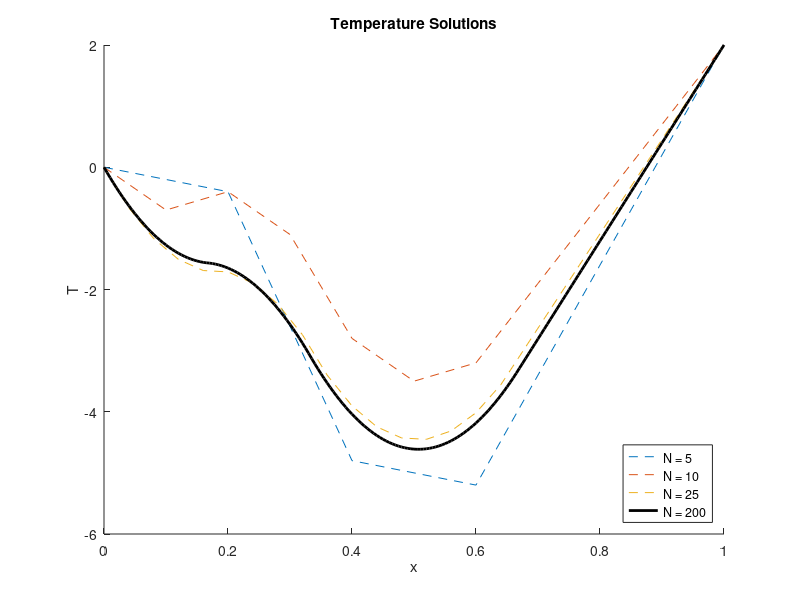

MATLAB code to generate this figure:
% HW 1, 1D heat Equation
% Corbin Foucart
    
clear all; close all; clc;

% Sinusoidal Source Function
%{

% Source Function
source = @(x) -10.*sin(3*pi/2.*x);

% Exact Solution
exact_soln = @(x) (2 + 40/(9*pi^2)).*x + 40/(9*pi^2).*sin(3*pi/2.*x);

% boundary conditions
T_0 = 0; T_L = 2;
x_0 = 0; x_L = 1;

% ---------------------- Approximate Solution ------------------------ %
% Goal is to solve system At = b

% number of points in domain
N = [5, 10, 25, 200];

% for each number of points
for ii = 1:length(N)

num_points = N(ii);    
h = 1/num_points;
x = [x_0:h:x_L]';

% assembly of A
A = zeros(num_points + 1);
for i = 2:num_points
    A(i, i - 1) = 1;
    A(i,i) = -2;
    A(i, i + 1) = 1;
end
A(1,1) = 1;
A(num_points + 1, num_points + 1) = 1;

% assembly of b (rhs)
b = zeros(num_points + 1, 1);

f_x = source(x);
for k = 2: num_points
    b(k) = f_x(k) * h^2;   
end
b(1) = T_0;
b(num_points + 1) = T_L;

% temperatures vector (soln vector)

t = A\b;
t_exact = exact_soln(x);

% Error
error = abs(t - t_exact);

% save the data we created for plotting
C{ii} = {A, b, t, t_exact, x, error};
end

% ------------------- Visualization, Plotting ------------------------- %

figure()
hold all
title('Temperature Solutions')
xlabel('x')
ylabel('T')
% exact solution
plot(C{1,4}{1,5}, C{1,4}{1,4}, 'r-' ,'linewidth', 3)
% for all other solutions
for plot_case = 1:length(N)
    plot(C{1,plot_case}{1,5}, C{1,plot_case}{1,3}, '--')
end
legend('Exact Solution', 'N = 5', 'N = 10', 'N = 25', 'N = 200', ...
    'Location', 'southeast')

figure()
hold all
title('Error for each case')
xlabel('x')
ylabel('| T - T_{exact} |')
for plot_case = 1:length(N)
    plot(C{1,plot_case}{1,5}, C{1,plot_case}{1,6}, '-')
end
legend('N = 5', 'N = 10', 'N = 25', 'N = 200', ...
    'Location', 'northeast')
%}


% Piecewise Source Function

% boundary conditions
T_0 = 0; T_L = 2;
x_0 = 0; x_L = 1;

% ---------------------- Approximate Solution ------------------------ %
% Goal is to solve system At = b

% number of points in domain
N = [5, 10, 25, 200];

% for each number of points
for ii = 1:length(N)

num_points = N(ii);    
h = 1/num_points;
x = [x_0:h:x_L]';

% assembly of A
A = zeros(num_points + 1);
for i = 2:num_points
    A(i, i - 1) = 1;
    A(i,i) = -2;
    A(i, i + 1) = 1;
end
A(1,1) = 1;
A(num_points + 1, num_points + 1) = 1;

% computation of source function
f_x = zeros(length(x), 1);
for j = 1:length(x)
    if (x(j) > 1/6) && (x(j) < 1/3)
        f_x(j) = -100;
    elseif (x(j) < 2/3) && (x(j) < 5/6)
        f_x(j) = 100;
    end
end

% assembly of b (rhs)
b = zeros(num_points + 1, 1);
for k = 2: num_points
    b(k) = f_x(k) * h^2;   
end
b(1) = T_0;
b(num_points + 1) = T_L;

% temperatures vector (soln vector)

t = A\b;

% save the data we created for plotting
C{ii} = {A, b, t, x};
end

% ------------------- Visualization, Plotting ------------------------- %

figure()
hold all
title('Temperature Solutions')
xlabel('x')
ylabel('T')
% plot every solution besides last
for plot_case = 1:length(N) - 1
    plot(C{1,plot_case}{1,4}, C{1,plot_case}{1,3}, '--')
end
% plot best case thicker and in black for comparison
plot(C{1,length(N)}{1,4}, C{1,length(N)}{1,3}, 'k-', 'linewidth', 2)
legend('N = 5', 'N = 10', 'N = 25', 'N = 200', ...
    'Location', 'southeast')

